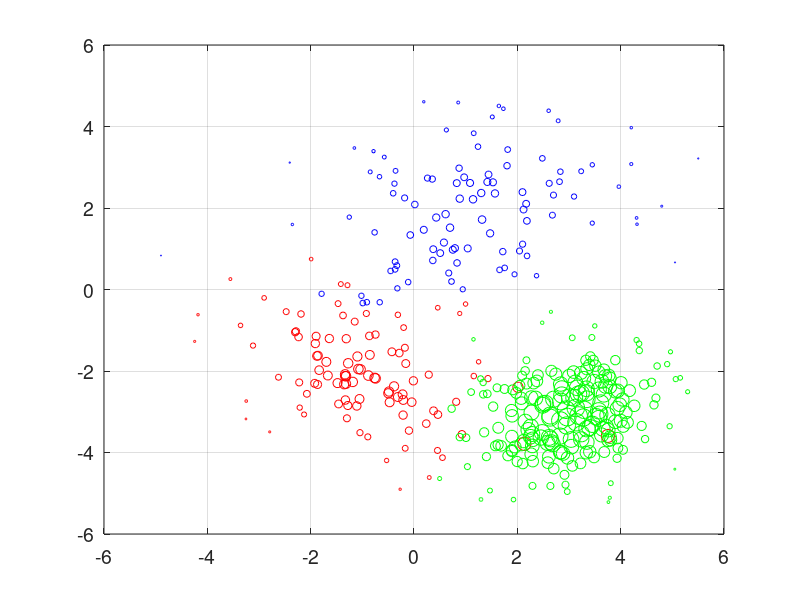

Reproduce this figure in MATLAB.
%%
clear,clc,close all

Xscatter1 = [-0.11264361376986365,
 -1.7884623906399266,
 3.0975575571877978,
 4.2053669875835471,
 1.7297307117807581,
 -4.897110014405909,
 0.3725895236793515,
 2.6995133023735747,
 1.4199262532511294,
 0.57896754466194866,
 -0.66344918877167758,
 5.0516364519553871,
 0.94342527428761447,
 4.794843598728443,
 1.4427354599792159,
 1.5671894087171339,
 -0.3657891487075724,
 1.8130814753450362,
 0.67306517145085998,
 2.7901698878104235,
 2.1205287924567102,
 0.87277009733407296,
 -0.3220658411320354,
 -0.66768601434454267,
 4.3083928267111098,
 -0.40300890068904227,
 5.5006708330642695,
 -0.76248137696144558,
 3.2358766177645131,
 -0.99105441760630253,
 0.75083774750858101,
 0.83288708068113393,
 1.2387085432951594,
 0.69746036849011261,
 2.9871640791843683,
 1.9457232661408619,
 -0.57536809150331125,
 4.2053768954312662,
 0.79273821532345612,
 2.1020811615091501,
 -0.072056574651571559,
 2.606449555185999,
 -0.91293482477896948,
 -1.1543692008440294,
 -0.35725441695553961,
 1.642209104986462,
 2.4841281698217057,
 0.26096423321285134,
 1.0393856109963759,
 2.371755539584357,
 2.6788811532598045,
 3.965025341708972,
 0.88507938765281791,
 1.5277244785586772,
 -0.3654535661669589,
 -0.45289569930999241,
 0.43057602460993494,
 0.35340235651868757,
 0.97101873946699424,
 -0.33198516803740619,
 2.0997509359912114,
 1.7550212524881545,
 0.82738984961690187,
 -2.354189481281157,
 0.36431075150309422,
 1.1426962911463425,
 2.8166583959091871,
 2.1851028091931379,
 2.187974063441203,
 1.1555392150515353,
 0.62597321418577734,
 2.6169591744625942,
 2.8331957856534036,
 2.0419120967043431,
 0.85573232976438374,
 1.7186112995212051,
 1.8004947559335061,
 0.50792973905089711,
 1.6566147146615608,
 -0.37824444080373554,
 -0.84777102401064863,
 -0.1813810038662127,
 -1.2528881616435772,
 1.5151772830509072,
 1.0848010919973694,
 3.4500703450545585,
 0.61142222367098775,
 4.3162419579506954,
 1.3176307869357995,
 -2.4045280382537095,
 0.18925241746983312,
 2.1705805631354123,
 -0.78347985900463257,
 -1.0177202667538432,
 0.18898260856833127,
 0.72583401916902857,
 1.3017199804023216,
 1.4735176768225173,
 0.015930541416509625,
 3.4509156370107514];

Xscatter2 = [-1.1855766561216941,
 1.2506713333917934,
 0.45964332257551477,
 -0.88299641868147227,
 -1.3327068152882182,
 -0.92245330613198562,
 -1.3517338774678793,
 -1.9907266705266651,
 -0.097623221576353947,
 -1.8779663699896552,
 -1.2738669272129752,
 0.37837449200440521,
 -2.1870238260447898,
 -1.4807518438086225,
 -1.6386543421873534,
 -0.86356733611341085,
 -1.3164894144618215,
 -1.8357399041438422,
 -1.1069031361352037,
 -0.89376070289639398,
 -2.285399883991567,
 -0.38605698958605184,
 -2.0737250327414136,
 -1.8583194838380823,
 -0.20070482202757645,
 -0.17678613331970927,
 -0.28411458991909477,
 0.81693390070847638,
 -1.4693305663195972,
 -0.15976874573566968,
 -2.4738148965116906,
 -0.17030098769819146,
 -1.0760171349038834,
 -1.9096106509814232,
 2.0124968896353668,
 -4.2448389944397622,
 -0.31221706822092732,
 -1.9226525280868159,
 -2.1273957842700613,
 -1.3304472249873533,
 0.29508130921141595,
 -4.1802863714793252,
 -3.5541683206452528,
 -0.21122742657972671,
 -0.85491309456570164,
 -1.6969855487649717,
 -2.2217322201793932,
 -1.3282937456854202,
 -0.01171854086583124,
 -0.74243270149680463,
 -3.2473054002435258,
 0.45500028816097404,
 -1.0458468330579325,
 -1.0545997486100431,
 -0.20818765193708255,
 0.28540954287200293,
 -1.0346570927316285,
 2.1362346395584839,
 -0.74621041167115543,
 -0.4715307678854237,
 -2.6228408335889499,
 -2.2344473739129755,
 -1.3111893471489284,
 -0.220581488467264,
 0.99828188010568675,
 -3.3575696580932139,
 -0.31116566881487362,
 -1.4163638765334516,
 -1.8666838225880713,
 1.4313406566524822,
 -0.42828339681245953,
 -1.2985428180099876,
 -0.26808466922564456,
 -1.147705569996881,
 -1.3158376110346308,
 0.46295418404208255,
 -1.894733521390489,
 -1.4593236300345787,
 -1.2876137398934762,
 -1.2811311038933959,
 -2.2121892967573835,
 0.9272626286172907,
 -2.9005549410365146,
 -0.76281122575499338,
 -1.3738353776622587,
 -3.1157004733472027,
 -1.6675249330791644,
 -3.2529781128751907,
 1.1573615177429013,
 -0.49674472442304962,
 -0.48370528989044426,
 0.2375329202127674,
 -0.043129605306596375,
 -0.53019789982811605,
 -2.7929511693599682,
 0.88492387964883346,
 -2.2999555396353166,
 -1.095220671279066,
 3.7523626094597171,
 0.55126986374420883];

Xscatter3 = [1.3407791893457235,
 2.3162359912625412,
 2.6860890749832311,
 3.6746711087068049,
 2.2896406024451466,
 2.658821956589406,
 2.6399927744032743,
 3.7431242248583665,
 3.0051179965209052,
 4.0994452571547013,
 4.9003109683765409,
 3.9470714400644593,
 2.6382876713104104,
 3.2230518256970448,
 5.065316825274401,
 2.3535316042668031,
 2.0737031141577629,
 3.7896615163030916,
 1.8975319528022789,
 3.6829065029242036,
 1.1652498705814387,
 1.6069016594607346,
 1.2886113214630881,
 1.3380814763673015,
 2.970985396647873,
 1.575492632213326,
 2.0849497783046496,
 3.2766631959992623,
 2.659242449509911,
 3.3431769963167048,
 1.7524851914552932,
 0.88543114016327307,
 2.650115341897378,
 2.4544024735734422,
 3.1008084347257303,
 3.3461571081906794,
 5.2963528095063772,
 3.2303796314463944,
 3.1847936309787332,
 2.8359777059786655,
 2.0764519329156323,
 3.5772919085211372,
 3.3476434731241125,
 1.0339516174124193,
 3.4017355336728845,
 1.9107260976907505,
 1.4705694705919918,
 2.0473206451688384,
 1.9256832785449101,
 1.0068018961897236,
 3.0892162541117072,
 1.9561037830482646,
 2.29571290408269,
 3.0455163483983347,
 1.1509585529539064,
 5.1533244487594025,
 2.0924184040246283,
 3.1220046004202335,
 3.7895334595804089,
 3.2351641128324458,
 3.5973745081181034,
 2.6168396400683087,
 3.326306942513777,
 3.0399770439388489,
 2.8384170021739101,
 4.3606498246179779,
 3.7088035476655925,
 2.2556399055990988,
 3.3374056122997762,
 3.6147853708367998,
 2.4809224847517326,
 1.2964039061537569,
 3.2389775052431662,
 2.5905431950111164,
 1.105778126262543,
 3.7940965495176409,
 5.048175661629374,
 1.899212255188433,
 3.762902791240716,
 3.7703637188691905,
 3.9345512105301843,
 1.8170316485792921,
 4.0023686002625389,
 2.74456149812828,
 3.7147553421037371,
 3.3351875079515789,
 1.4017839732725763,
 3.3936382831501932,
 2.4800108621236943,
 3.8067413575130011,
 3.6741423538770852,
 3.2891587495391623,
 2.9652032712200689,
 3.5094188846304575,
 2.9121339053016193,
 2.8228796626702923,
 2.9317207360568234,
 3.6518444586353547,
 3.5211503573942258,
 1.8938525517475646,
 3.3384830069742164,
 1.9784464353230167,
 2.2124696576902827,
 1.6313138900421218,
 2.274150544315944,
 2.9441561451287654,
 4.4543298803924918,
 3.484426638354813,
 2.8434161993198828,
 3.4992167542519903,
 3.2840138753671333,
 3.0181708789503188,
 3.9817593146575838,
 2.6364500888815918,
 2.7045824083023216,
 2.2708044142136625,
 2.2904024280627571,
 3.4685985567841975,
 3.1321405938970837,
 3.8970943907843174,
 3.8964491251164226,
 4.1315610105736793,
 2.9570804514236659,
 2.1768409935093018,
 4.0344218246471852,
 1.5320290268025483,
 2.176040794915858,
 1.8862435644525508,
 4.3083033974227725,
 4.4724247766955312,
 3.5770633020308269,
 3.1434694614343188,
 2.1535501446033765,
 1.627986800121078,
 2.832131048475155,
 4.0451116063642001,
 1.6863791890536513,
 3.452377612014836,
 4.7053861806105877,
 2.966102489556925,
 0.49635452305775507,
 2.3983186509956296,
 2.1264315331925387,
 2.2933887228128409,
 2.3785688303871453,
 0.72799780171062611,
 3.5765800356387718,
 2.6424668533654074,
 2.6113049875660717,
 4.9474722659154873,
 3.7580220210382955,
 3.8953758435040857,
 3.9306466171250105,
 2.583931597710138,
 1.3578258192833348,
 3.4860727074496447,
 2.1053656490709245,
 3.9460120007993496,
 4.5979306193526552,
 3.412967256538177,
 2.860138916806958,
 2.7052356496602159,
 4.2625671293596898,
 2.541959447289869,
 3.630430822213162,
 3.6380937666508966,
 3.3454862438350932,
 3.4030895568764463,
 2.4910560503083197,
 1.9972729279139301,
 3.8085315540384084,
 4.4063255096363729,
 4.1720250603786502,
 1.4179812544316004,
 2.4975653313497985,
 3.1590484208885394,
 2.2615841871526174,
 1.894237992781163,
 2.2992473295805098,
 3.7896389323521777,
 3.5739756054226293,
 4.6824083151972218,
 4.0496780729699342,
 3.442484943743394,
 2.8860738235053414,
 3.701940295524393,
 2.8603379053543021,
 4.6446357980321746,
 3.0649983451564178,
 2.2667761250373548,
 4.9644945686761037,
 3.2368606227354437,
 3.062498887314919,
 4.3564576816599683,
 3.1857988178607042,
 2.1503160684594995,
 4.0070409791462991,
 3.7560964031580131,
 2.8341253124297721,
 3.9364043643964242];

Yscatter1 = [0.18163217969951195,
 -0.10569490045159347,
 2.2814767819736819,
 3.9705290120240209,
 4.4366093947473004,
 0.83302678009274289,
 0.98916721423951959,
 2.3168759019263239,
 2.6390064948554697,
 1.1521194605490339,
 -0.31309617980529048,
 0.66572242271196713,
 0.0050342949127542003,
 2.0448735745032343,
 2.8216391100796407,
 2.3575601250440044,
 0.68141564048844083,
 3.4336112388397759,
 0.40417940906058925,
 4.140388455364592,
 1.9625468339544074,
 2.9769574722007146,
 0.028333366686466688,
 2.7679402558372761,
 1.756557056102755,
 2.3611362290975748,
 3.2153904628513752,
 1.4016964143233532,
 2.902004745692242,
 -0.33256064349595338,
 0.97544030016978822,
 0.65209137322052291,
 3.5052088992595118,
 1.5173273493977388,
 6.6319236812858975,
 0.37334717681116625,
 3.2491498533293783,
 3.0783947001080221,
 1.0146023864927725,
 1.1125375848021961,
 1.3373473500794115,
 4.3873810733477034,
 -0.31144681138464092,
 3.4725227254387088,
 2.9118925032994181,
 4.5046263953254444,
 3.2184564635420578,
 2.7337388602276356,
 1.0084561611417893,
 0.33839877476892877,
 1.8238942666420606,
 2.5238941731506777,
 2.229523322572212,
 2.6306995517424223,
 0.49377045654883966,
 0.4552074659242491,
 1.766214853417978,
 2.7098818509242233,
 2.7537511357871542,
 0.58660517109518961,
 2.3900362380008069,
 0.53073846306876149,
 2.610664180987837,
 1.5954885262699301,
 0.71265014227350809,
 2.2135952375789092,
 2.6456224177501824,
 1.6842171386663567,
 0.82471920101265539,
 3.8347807175268622,
 3.9152144137407454,
 2.605239397321502,
 2.8911146503189902,
 0.94541457850691946,
 4.5882090446777433,
 0.92977925810972017,
 3.0373264774799287,
 0.89292099162016969,
 0.48218433534228278,
 2.5977591435811269,
 2.8867512479716591,
 2.2471258259657545,
 1.7760783657381922,
 4.2348778338578006,
 2.6148396692625147,
 1.6290965316319959,
 1.8484636045537837,
 1.6022636797896836,
 1.7159079756300875,
 3.1146059665177019,
 4.6066418013744599,
 2.1034244602301038,
 3.3942392372989865,
 -0.15435557664841504,
 1.4651295639159492,
 0.19636850534440464,
 2.367630039518795,
 1.3780151272078944,
 2.0861233604069396,
 3.0602813163267015];

Yscatter2 = [-2.2681690675943686,
 -1.7741035171374162,
 -0.44767516325162138,
 -2.1118290243992126,
 -2.0823053592903307,
 -0.58886805046430157,
 -2.3261169253756009,
 0.74550852488661867,
 -3.4631500063654279,
 -1.6306460468752026,
 -1.8101150157239512,
 -2.9762156061332936,
 -0.60094115504933399,
 -2.2968010390031353,
 -1.2032594919899278,
 -1.1387958634519659,
 -2.314528900475822,
 -1.9790847571217829,
 -2.8579511435960301,
 -3.6160264955736889,
 -1.0270034550680958,
 -2.3762252691950851,
 -2.559811198714852,
 -1.6223307266050464,
 -0.93477156033308573,
 -1.4292805059755784,
 -1.5597017772532509,
 -2.7556888604941623,
 -0.34633275855405143,
 -1.8168623760757689,
 -0.54378066143200932,
 -3.8966056802446727,
 -1.9516139473939975,
 -1.3265838425341929,
 -2.3991979188802972,
 -1.2733153759111522,
 -0.62095120541623783,
 -2.3020902471805438,
 -3.0665711825850943,
 -2.1265201205907145,
 -4.6137181236998455,
 -0.6186814938908427,
 0.25594686436731839,
 -3.0818952749701074,
 -1.6046581536635653,
 -1.775675262577191,
 -2.2802336276383941,
 -2.7121773161571183,
 -2.2409778426343312,
 -2.1811349393839845,
 -2.7375403823834157,
 -3.9497158243507116,
 -3.5131922522201102,
 -2.6870605248485555,
 -2.711277599424351,
 -2.0904369223156198,
 -1.9609014693209388,
 -3.7877888546977099,
 -1.1059401668110531,
 -2.7671862508216769,
 -2.1532714107796731,
 -1.1658636584510962,
 -1.2075587134469699,
 -2.5725794623087972,
 -0.3562950013025532,
 -0.88055725200327561,
 -2.6379293938984039,
 0.13361171833569285,
 -2.330473479602305,
 -2.1861341620209966,
 -1.5285373558983675,
 -3.1605869408623484,
 -4.9013159214395259,
 -0.78821159399639673,
 -2.1274412059427141,
 -3.0699110803883261,
 -1.1465380676277812,
 -2.8088844263797514,
 0.10588646448239825,
 -2.8466633700929282,
 -2.8981432909744482,
 -3.5534776656279936,
 -0.20565641439057769,
 -2.1698272721800782,
 -0.63686430500686408,
 -1.3763010520575714,
 -2.1110759841019036,
 -3.1765795011861373,
 -2.123885140820589,
 -2.5474231711868884,
 -2.5044031791661419,
 -3.2913661618277787,
 -2.7643758555030185,
 -4.1958420620987855,
 -3.4945184189400269,
 -0.5878827496628527,
 -1.0476781974323344,
 -1.643649007592126,
 -3.5930344361845816,
 -4.1262820936782143];

Yscatter3 = [-2.5733093121170145,
 -2.2971416514684613,
 -3.7984055754616741,
 -1.9716685324322536,
 -3.5460833436075228,
 -3.7517669722091052,
 -4.820462448832572,
 -3.0822589575423258,
 -2.1200373354978588,
 -3.0179875511848997,
 -1.8314202894936438,
 -3.8896297419932102,
 -3.0936465319677944,
 -4.2667959952042134,
 -2.1987056716966125,
 -2.6688764442405009,
 -2.6695644089878892,
 -2.1807993390722853,
 -3.9653543765648118,
 -3.9879849074058504,
 -6.2042529814121963,
 -2.4121951756679394,
 -2.1883571746448851,
 -2.2821745800359108,
 -4.1322280009319385,
 -3.8379280621596443,
 -2.7929363955831161,
 -3.1418272818658628,
 -1.996257348960121,
 -2.6934302364903138,
 -2.441843618144687,
 -3.6222552312564331,
 -0.54831440650553365,
 -3.6330491160180212,
 -2.6590848744303974,
 -3.7451327644257906,
 -2.5090746426675978,
 -2.0473874155404772,
 -2.5685092756369836,
 -4.0000035853191145,
 -3.8010785776475355,
 -2.4539706204472052,
 -3.4164522470065442,
 -4.3466749081780041,
 -3.9817446076734822,
 -2.4631216316794102,
 -4.9346925709825218,
 -2.3554128600566782,
 -5.1556598530752913,
 -3.6366615791111379,
 -2.0264249031943868,
 -3.8633951714797581,
 -3.676587863419555,
 -3.8562984450132798,
 -1.2233320882809096,
 -2.1682442941528226,
 -2.1149566929224495,
 -2.2794554463947456,
 -2.3841796557958226,
 -2.5456655037885607,
 -3.0570978739218582,
 -3.6306145331591519,
 -1.7372418540848464,
 -3.6809868680844797,
 -2.3207981083095905,
 -1.49759757376665,
 -2.3718949048807785,
 -3.612945226257088,
 -2.435670316549436,
 -2.7812004395283085,
 -0.81490336822949727,
 -5.1521738994307373,
 -3.5408496318486109,
 -4.2489571826611208,
 -2.5173759409282046,
 -3.6234935679654514,
 -4.4093899915738675,
 -3.1001188858051902,
 -5.2178300589263458,
 -2.1087726225358363,
 -2.9187083517434105,
 -4.0800813238675619,
 -3.2207009215523108,
 -2.0764023371381573,
 -3.3610991034135749,
 -4.0061449190766556,
 -4.1016466049592601,
 -1.8496959412614533,
 -3.5096368958636845,
 -3.6920502892535949,
 -2.5769577866852011,
 -2.9518924432386231,
 -3.1308904387112979,
 -1.8691450964442242,
 -4.5475021322900684,
 -3.5981885146796837,
 -4.789951537412092,
 -3.4183301539373008,
 -3.1196167149350043,
 -3.9445517806545864,
 -2.535686846318181,
 -2.5357543654178554,
 -3.4443066752704086,
 -3.393428780653672,
 -3.0205101044041167,
 -2.9500702157647645,
 -2.3318841521169515,
 -4.1182070701672853,
 -2.7490964311447326,
 -0.89370789469744727,
 -2.179927052762439,
 -2.6424645535421316,
 -2.8280344334781282,
 -3.1435813116400091,
 -2.6921514835150684,
 -2.6512780349496934,
 -3.8383304651962526,
 -1.7386964782173322,
 -2.9073154782813004,
 -2.4945942440441149,
 -1.7338478348437913,
 -3.261739992862593,
 -3.3377528095210178,
 -2.3088530711870217,
 -2.6992105180933659,
 -2.8731835497802991,
 -1.7366843089073185,
 -2.9684732196058743,
 -1.240190294185497,
 -3.6708935686638777,
 -3.1635427649447672,
 -3.2581610034300148,
 -3.2390622739513244,
 -3.8128186876796413,
 -3.2144662893622442,
 -3.9348573889140721,
 -3.8367658995477854,
 -3.3080783491213133,
 -1.8772880766380695,
 -4.9594982202325886,
 -4.6392376158046993,
 -2.0996832160121652,
 -3.7195080035962169,
 -4.818614740946316,
 -2.2431668011891475,
 -2.9250619441077408,
 -2.0281975484935506,
 -3.6681036728130341,
 -4.1023223376833329,
 -3.355316729612603,
 -3.4500280073342591,
 -3.2447765187281199,
 -4.1417356304228292,
 -3.7630498903448593,
 -3.5046554169111106,
 -2.2584761549172789,
 -4.2713894481517087,
 -2.4837934547655718,
 -2.2775658867747373,
 -1.6439807731405121,
 -2.5880824236056048,
 -4.3968523096041929,
 -2.8540101144890437,
 -2.791217800713881,
 -3.5692689459522868,
 -2.2530977498915017,
 -1.9450636880460819,
 -3.3890872511639807,
 -2.8406063123082363,
 -4.222026198886633,
 -4.7531100432803912,
 -3.3472894140385194,
 -2.4812359849209953,
 -2.5601335846375908,
 -2.7992040158636144,
 -2.4135371160106915,
 -3.3660436920715844,
 -3.6074712506649496,
 -4.2129212348421223,
 -5.1111683266437566,
 -2.9765228513576636,
 -2.6640725265398615,
 -3.3570075591418909,
 -1.1777684738391421,
 -4.0264124003595905,
 -2.1237514940198445,
 -2.42523220735464,
 -2.8309982762870276,
 -4.3284975004164803,
 -4.0410602022999047,
 -1.5288145988518203,
 -3.6790396792131443,
 -1.1845605875539671,
 -1.3296124136405025,
 -3.0927074533038779,
 -1.9973487715619314,
 -2.2866091966145645,
 -3.7032033073010719,
 -3.9904572271879117,
 -3.6474570788819238];

Zscatter1 = [0.009334645072884912,
 0.008594088737542104,
 0.0085706203969465,
 0.0020091249470188515,
 0.004068594756979063,
 0.0002569031264669574,
 0.014360184885754074,
 0.011123303668543954,
 0.015354968875601234,
 0.015547733646619861,
 0.009010707492095506,
 0.00034312711135157324,
 0.008342449833094867,
 0.0012890785575012508,
 0.014320375567720539,
 0.016364723520779407,
 0.01041220943589214,
 0.01009083498115667,
 0.011305643248361448,
 0.004638419457809342,
 0.014593342772853533,
 0.01244259948098953,
 0.008633306069009791,
 0.006241371663099809,
 0.0022366273585454795,
 0.00947420219072462,
 0.0005080887435893059,
 0.009226610064819687,
 0.007263504323178973,
 0.009768444398691763,
 0.01493637370290521,
 0.012952546157790498,
 0.009398652101927385,
 0.01686773354860154,
 0.00011709648000051467,
 0.007990598771654556,
 0.004678967883970686,
 0.0029185011270918522,
 0.015168207485227573,
 0.011750918559146735,
 0.01345869909888708,
 0.003903867250688484,
 0.009484946495902997,
 0.0021492347276651867,
 0.007205520263658024,
 0.0037276787079583494,
 0.009774178938285225,
 0.011512624142430157,
 0.01505888547663956,
 0.006042261417121557,
 0.010809361747645234,
 0.0039705884287596135,
 0.016651228026794578,
 0.015321398632122002,
 0.009828921145270042,
 0.009424093455991715,
 0.016114522805193817,
 0.012127045224440547,
 0.014206970162401342,
 0.010247228051199257,
 0.014472274792389505,
 0.009798383065821911,
 0.0146852344223319,
 0.001895755050222573,
 0.012954097527346376,
 0.017084315774838692,
 0.010053432804215404,
 0.013685024794082495,
 0.009635682366687218,
 0.006989359170547936,
 0.005402112909326478,
 0.01128418973663392,
 0.009414308036173108,
 0.01112679251272808,
 0.0027028641918617675,
 0.012613870844669141,
 0.01267689097833498,
 0.014202162901156248,
 0.009847885103892753,
 0.00859641070873802,
 0.004917785098492333,
 0.011358284490637154,
 0.005865849373776201,
 0.00498399283411237,
 0.015271410573079526,
 0.005552940753974587,
 0.016736218590830708,
 0.002061329613532494,
 0.01736832264831433,
 0.0005888614292330462,
 0.0018010279373646553,
 0.01438453765455414,
 0.003400485928509789,
 0.00880239216560241,
 0.014964424240063027,
 0.00987087880783365,
 0.016605808015817344,
 0.01601190478510851,
 0.013199818597932445,
 0.005926041395261653];

Zscatter2 = [0.02750514250423157,
 0.00611993452498926,
 0.006729600779275514,
 0.028190832441047795,
 0.02733986429659176,
 0.011584013245838054,
 0.025934370138770334,
 0.0041313867891486404,
 0.016390592077305366,
 0.022803716363570706,
 0.02719219123524001,
 0.018488246459618194,
 0.012758618485102126,
 0.024927740710356246,
 0.02115591845807398,
 0.017805144801795753,
 0.0263229833908793,
 0.022870427244256468,
 0.021726895811211407,
 0.011277297736774713,
 0.0160558286209231,
 0.025841684522222783,
 0.014192923087208997,
 0.022973528658386325,
 0.010249270405675527,
 0.014765536868109138,
 0.01761761219703913,
 0.01566280915051109,
 0.010667380993865373,
 0.019084023675912963,
 0.010984198570736846,
 0.010484136904168594,
 0.0279740717309099,
 0.021073445079534063,
 0.03211589548625205,
 0.0014302497745620974,
 0.009112626963495431,
 0.01923546503039512,
 0.007749516827497784,
 0.027233448189603913,
 0.004560931708090515,
 0.0018922609854579674,
 0.0025760633622401797,
 0.021164380451519086,
 0.02410343545247814,
 0.02473492872191891,
 0.015128074991874284,
 0.02175056612883676,
 0.021009823778302857,
 0.027855350671870557,
 0.002171548431225813,
 0.011377120936252483,
 0.011759219903275483,
 0.02451056748470915,
 0.023952685169972666,
 0.015734457830922113,
 0.02798028852374353,
 0.05184185935609201,
 0.016440669390118682,
 0.024920000318072743,
 0.01072715385068177,
 0.017406061671162237,
 0.0211379385970529,
 0.024415984963343955,
 0.00611656554276796,
 0.006285238276052611,
 0.024956277548159756,
 0.007371391315178368,
 0.019736180187648222,
 0.011880790206803308,
 0.01893989916473036,
 0.015079047900496422,
 0.0017899855305399835,
 0.014769731915428746,
 0.027324359066931477,
 0.017811849963905852,
 0.019629562006486797,
 0.018851905325764848,
 0.007626255401686005,
 0.020252625790562976,
 0.008654092709893382,
 0.017413265913259555,
 0.006624307771433472,
 0.02791894104170699,
 0.01364888869705773,
 0.008347324283639056,
 0.02419927059649144,
 0.0010160543006860567,
 0.009376644493089325,
 0.02636929875388758,
 0.026444537430429245,
 0.01763207964407756,
 0.022457623115262348,
 0.005843511714681474,
 0.0013525978419717743,
 0.0053321487690008666,
 0.016085765250892572,
 0.025805601589680174,
 0.05075317021399737,
 0.009962071388855485];

Zscatter3 = [0.016950264336093233,
 0.04030453653853693,
 0.06651518159476971,
 0.04133879395116612,
 0.06524711583678948,
 0.0686099908765807,
 0.015305866209706764,
 0.06776527301506627,
 0.0516989665148292,
 0.047341503268424935,
 0.00869390281924504,
 0.029272487613624304,
 0.08455961389002517,
 0.03412364823538383,
 0.008248558449798825,
 0.059247401472122256,
 0.044732650976025974,
 0.04834627324772883,
 0.037598962706007016,
 0.03515006941359597,
 0.00024257275214234735,
 0.019267307767843845,
 0.010654621579435426,
 0.012370316755437207,
 0.04607473044783518,
 0.02950536465022524,
 0.04941220334818402,
 0.08786765474967033,
 0.03666488623298923,
 0.08205097552914675,
 0.024074925130889654,
 0.016638992020151223,
 0.002995411417899707,
 0.06896723686696028,
 0.08308424974336412,
 0.06101278690247742,
 0.00523010871735956,
 0.04930746269604313,
 0.07908530352523553,
 0.055260680403044604,
 0.04908777881064364,
 0.06685257022739562,
 0.07766584063775579,
 0.011237061106098276,
 0.045374406623628176,
 0.030302874206302663,
 0.007328565224007913,
 0.03187870505018648,
 0.006455243740123856,
 0.017957703895241296,
 0.047044380322564826,
 0.04261610833368864,
 0.06173088999368553,
 0.06212860263915551,
 0.0038292406407291254,
 0.006691349881584624,
 0.02459869792200797,
 0.06299963364777307,
 0.056542085052321576,
 0.077765835531545,
 0.07604458769601398,
 0.07353707816841291,
 0.03203480225538392,
 0.07260259515860226,
 0.060622233689482975,
 0.012546567453386824,
 0.059097847074993416,
 0.062034645284507785,
 0.07136882659554705,
 0.07477825704767573,
 0.003657693992143536,
 0.004145829049765826,
 0.07564777603797654,
 0.04037745328249585,
 0.013818030417683378,
 0.047288084090076954,
 0.0011985787686964423,
 0.046286773097872845,
 0.0023282711370387755,
 0.0457034741802873,
 0.058047692510566865,
 0.031775920734641576,
 0.04952729198340524,
 0.04340696140914868,
 0.06217844715051259,
 0.04602853778738903,
 0.02049467074464,
 0.037886838144740906,
 0.07388585909903973,
 0.04364735462558219,
 0.06765285892488115,
 0.08829596027836888,
 0.09166325370778731,
 0.03827731326069358,
 0.024491646889215367,
 0.07789624441503222,
 0.015114278591401905,
 0.06346795252346832,
 0.07891429981109951,
 0.038070563678668415,
 0.07611716415820885,
 0.03554021277391556,
 0.06357586007665536,
 0.03538295688142229,
 0.06591285263923306,
 0.09049304670069017,
 0.026695348170754248,
 0.035353536428483705,
 0.08303246374345216,
 0.005915248530778929,
 0.057353944966146216,
 0.0817994009247833,
 0.05539086081790585,
 0.08473472050494585,
 0.07633472831526207,
 0.054225811737191675,
 0.05550998092178362,
 0.031887018371481744,
 0.09026199287105474,
 0.05529862606170885,
 0.02687070550614255,
 0.04109985856793451,
 0.08819638099691987,
 0.03516984126462692,
 0.05170128696363269,
 0.026579642908218164,
 0.014680626229670578,
 0.04337410910289352,
 0.008460326173813627,
 0.016526751339593256,
 0.07534566752504293,
 0.08864397429705276,
 0.061567066091634565,
 0.031652703772849726,
 0.0895922099706266,
 0.024028348727979428,
 0.033269703118481264,
 0.07740260862770745,
 0.012789216730679209,
 0.010210071629170932,
 0.0049938688359884445,
 0.03394165416618178,
 0.05354073548946185,
 0.01493645656564424,
 0.04017839620638497,
 0.01669366289181752,
 0.04590142822791061,
 0.07239795419457917,
 0.048667338615074635,
 0.00842199167391922,
 0.05645073462292724,
 0.055289556707248125,
 0.020715909928594484,
 0.0667611533249865,
 0.0256818645796057,
 0.059771436666509956,
 0.03253241188352725,
 0.05268796393445421,
 0.020777240268370918,
 0.027519839115921714,
 0.0762909743686794,
 0.03276243626560227,
 0.03922841459801648,
 0.07350436423232656,
 0.05802490369099969,
 0.056056840372662876,
 0.043315302985309244,
 0.07658742828279878,
 0.07277756750254571,
 0.032011103849541825,
 0.007333100547522442,
 0.02546987966502106,
 0.041552606055985826,
 0.018083884913601994,
 0.07167554143779006,
 0.07108662960950808,
 0.06696404501847869,
 0.045651438180901324,
 0.03877508200044243,
 0.003021755305797217,
 0.07780045032436038,
 0.02002281160045778,
 0.043208356561707045,
 0.011193887724539912,
 0.05337667892027957,
 0.048188744819194614,
 0.06741359257670862,
 0.021200939062331312,
 0.03355975032173309,
 0.04602580476076757,
 0.005386230573349862,
 0.06834622121431563,
 0.010379457991840568,
 0.009497593743536512,
 0.09045422127290816,
 0.022137078171864423,
 0.044383381266267785,
 0.04557240047502291,
 0.05585111122887004,
 0.03920407873723659];

%%
figure,hold on
ScaleFactor = 1800
scatter(Xscatter1,Yscatter1,ScaleFactor*Zscatter1,'b')
scatter(Xscatter2,Yscatter2,ScaleFactor*Zscatter2,'r')
scatter(Xscatter3,Yscatter3,ScaleFactor*Zscatter3,'g')
set(gca,'fontsize',14)
set(gcf,'windowstyle','docked')
axis([-6 6 -6 6])
grid on
box on 
saveas(gcf,'ScatterPlot.epsc')